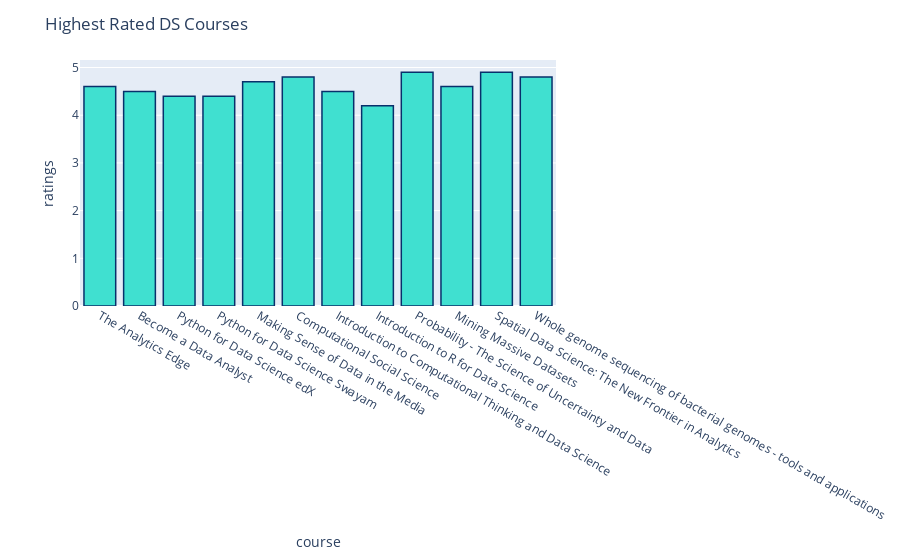

This figure's notebook cell:
### Code cell
# Best Rated Courses:

bestRated.loc[7,'course'] = 'Python for Data Science edX'
bestRated.loc[9,'course'] = 'Python for Data Science Swayam'

fig = px.bar(bestRated, x='course', y='ratings')
fig.update_traces(marker_color="turquoise",marker_line_color='rgb(8,48,107)',
                  marker_line_width=1.5)
fig.update_layout(title_text='Highest Rated DS Courses')
py.plot(fig)
fig.show()

### Figure 1 — Plotly figure (JSON) as saved in the notebook; plotly's stock layout.template omitted (floating-point values rounded to 4 significant figures)
{"data": [{"alignmentgroup": "True", "hovertemplate": "course=%{x}<br>ratings=%{y}<extra></extra>", "legendgroup": "", "marker": {"color": "turquoise", "line": {"color": "rgb(8,48,107)", "width": 1.5}}, "name": "", "offsetgroup": "", "orientation": "v", "showlegend": false, "textposition": "auto", "type": "bar", "x": ["The Analytics Edge", "Become a Data Analyst", "Python for Data Science edX", "Python for Data Science Swayam", "Making Sense of Data in the Media", "Computational Social Science", "Introduction to Computational Thinking and Data Science", "Introduction to R for Data Science", "Probability - The Science of Uncertainty and Data", "Mining Massive Datasets", "Spatial Data Science: The New Frontier in Analytics", "Whole genome sequencing of bacterial genomes - tools and applications"], "xaxis": "x", "y": [4.6, 4.5, 4.4, 4.4, 4.7, 4.8, 4.5, 4.2, 4.9, 4.6, 4.9, 4.8], "yaxis": "y"}], "layout": {"barmode": "relative", "legend": {"tracegroupgap": 0}, "margin": {"t": 60}, "title": {"text": "Highest Rated DS Courses"}, "xaxis": {"anchor": "y", "domain": [0, 1], "title": {"text": "course"}}, "yaxis": {"anchor": "x", "domain": [0, 1], "title": {"text": "ratings"}}}}
